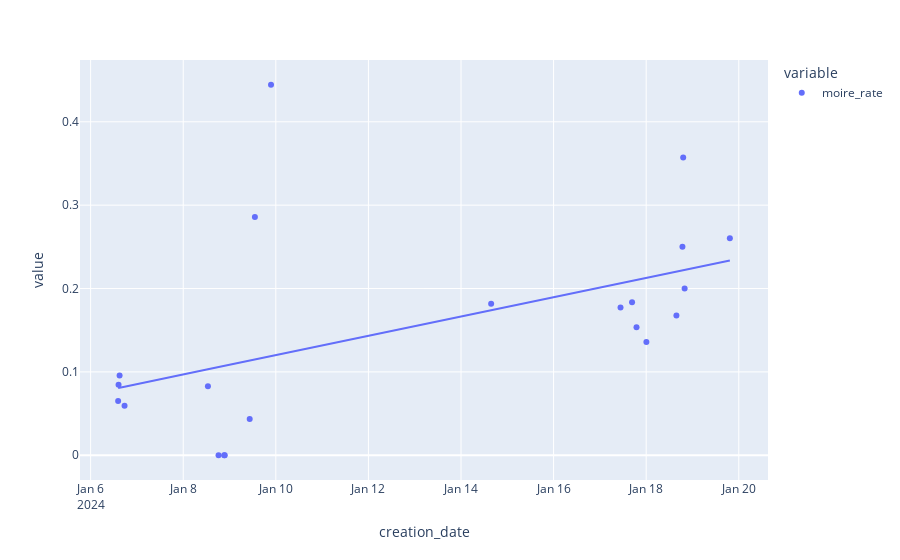

The notebook cell this image was saved under:
### Code cell
px.scatter(
    grouped_by_timestamp.sort_index().loc[
        :,
        'moire_rate'
    ],
    trendline="ols"
)

### Figure 1 — Plotly figure (JSON) as saved in the notebook; plotly's stock layout.template omitted (floating-point values rounded to 4 significant figures)
{"data": [{"hovertemplate": "variable=moire_rate<br>creation_date=%{x}<br>value=%{y}<extra></extra>", "legendgroup": "moire_rate", "marker": {"color": "#636efa", "symbol": "circle"}, "mode": "markers", "name": "moire_rate", "orientation": "v", "showlegend": true, "type": "scatter", "x": ["2024-01-06T14:16:10", "2024-01-06T14:28:28", "2024-01-06T15:01:05", "2024-01-06T17:35:05", "2024-01-08T12:48:12", "2024-01-08T18:18:54", "2024-01-08T21:13:20", "2024-01-08T21:30:46", "2024-01-09T10:27:41", "2024-01-09T13:09:34", "2024-01-09T21:31:00", "2024-01-14T15:37:48", "2024-01-17T10:41:38", "2024-01-17T16:40:07", "2024-01-17T18:58:42", "2024-01-18T00:06:14", "2024-01-18T15:39:52", "2024-01-18T18:47:29", "2024-01-18T19:10:50", "2024-01-18T19:55:21", "2024-01-19T19:22:01"], "xaxis": "x", "y": [0.06494, 0.08451, 0.09574, 0.05926, 0.08264, 0, 0, 0, 0.04348, 0.2857, 0.4444, 0.1818, 0.1772, 0.1836, 0.1535, 0.1359, 0.1677, 0.25, 0.3571, 0.2, 0.2604], "yaxis": "y"}, {"hovertemplate": "<b>OLS trendline</b><br>value = 1.34155e-07 * creation_date + -228.593<br>R<sup>2</sup>=0.257096<br><br>variable=moire_rate<br>creation_date=%{x}<br>value=%{y} <b>(trend)</b><extra></extra>", "legendgroup": "moire_rate", "marker": {"color": "#636efa", "symbol": "circle"}, "mode": "lines", "name": "moire_rate", "showlegend": false, "type": "scatter", "x": ["2024-01-06T14:16:10", "2024-01-06T14:28:28", "2024-01-06T15:01:05", "2024-01-06T17:35:05", "2024-01-08T12:48:12", "2024-01-08T18:18:54", "2024-01-08T21:13:20", "2024-01-08T21:30:46", "2024-01-09T10:27:41", "2024-01-09T13:09:34", "2024-01-09T21:31:00", "2024-01-14T15:37:48", "2024-01-17T10:41:38", "2024-01-17T16:40:07", "2024-01-17T18:58:42", "2024-01-18T00:06:14", "2024-01-18T15:39:52", "2024-01-18T18:47:29", "2024-01-18T19:10:50", "2024-01-18T19:55:21", "2024-01-19T19:22:01"], "xaxis": "x", "y": [0.08059, 0.08069, 0.08095, 0.08219, 0.1031, 0.1057, 0.1071, 0.1073, 0.1135, 0.1148, 0.1189, 0.174, 0.2064, 0.2093, 0.2104, 0.2128, 0.2204, 0.2219, 0.2221, 0.2224, 0.2337], "yaxis": "y"}], "layout": {"autosize": true, "legend": {"title": {"text": "variable"}, "tracegroupgap": 0}, "margin": {"t": 60}, "xaxis": {"anchor": "y", "autorange": true, "domain": [0, 1], "range": ["2024-01-05 19:44:14.9533", "2024-01-20 13:53:56.0467"], "title": {"text": "creation_date"}, "type": "date"}, "yaxis": {"anchor": "x", "autorange": true, "domain": [0, 1], "range": [-0.03441, 0.4789], "title": {"text": "value"}, "type": "linear"}}}
